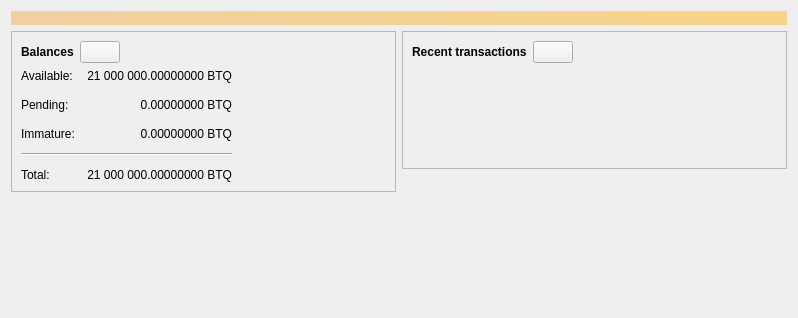
<?xml version="1.0" encoding="UTF-8"?>
<ui version="4.0">
 <class>OverviewPage</class>
 <widget class="QWidget" name="OverviewPage">
  <property name="geometry">
   <rect>
    <x>0</x>
    <y>0</y>
    <width>798</width>
    <height>318</height>
   </rect>
  </property>
  <property name="windowTitle">
   <string>Form</string>
  </property>
  <layout class="QVBoxLayout" name="topLayout">
   <item>
    <widget class="QLabel" name="labelAlerts">
     <property name="visible">
      <bool>false</bool>
     </property>
     <property name="styleSheet">
      <string notr="true">QLabel { background-color: qlineargradient(x1: 0, y1: 0, x2: 1, y2: 0, stop:0 #F0D0A0, stop:1 #F8D488); color:#000000; }</string>
     </property>
     <property name="wordWrap">
      <bool>true</bool>
     </property>
     <property name="margin">
      <number>3</number>
     </property>
     <property name="textInteractionFlags">
      <set>Qt::TextSelectableByMouse</set>
     </property>
    </widget>
   </item>
   <item>
    <layout class="QHBoxLayout" name="horizontalLayout" stretch="1,1">
     <item>
      <layout class="QVBoxLayout" name="verticalLayout_2">
       <item>
        <widget class="QFrame" name="frame">
         <property name="frameShape">
          <enum>QFrame::StyledPanel</enum>
         </property>
         <property name="frameShadow">
          <enum>QFrame::Raised</enum>
         </property>
         <layout class="QVBoxLayout" name="verticalLayout_4">
          <item>
           <layout class="QHBoxLayout" name="horizontalLayout_4">
            <item>
             <widget class="QLabel" name="label_5">
              <property name="font">
               <font>
                <weight>75</weight>
                <bold>true</bold>
               </font>
              </property>
              <property name="text">
               <string>Balances</string>
              </property>
             </widget>
            </item>
            <item>
             <widget class="QPushButton" name="labelWalletStatus">
              <property name="enabled">
               <bool>true</bool>
              </property>
              <property name="maximumSize">
               <size>
                <width>45</width>
                <height>16777215</height>
               </size>
              </property>
              <property name="toolTip">
               <string>The displayed information may be out of date. Your wallet automatically synchronizes with the Bitquantum network after a connection is established, but this process has not completed yet.</string>
              </property>
              <property name="text">
               <string/>
              </property>
              <property name="icon">
               <iconset resource="../bitquantum.qrc">
                <normaloff>:/icons/warning</normaloff>
                <disabledoff>:/icons/warning</disabledoff>:/icons/warning</iconset>
              </property>
              <property name="iconSize">
               <size>
                <width>24</width>
                <height>24</height>
               </size>
              </property>
             </widget>
            </item>
            <item>
             <spacer name="horizontalSpacer_3">
              <property name="orientation">
               <enum>Qt::Horizontal</enum>
              </property>
              <property name="sizeHint" stdset="0">
               <size>
                <width>40</width>
                <height>20</height>
               </size>
              </property>
             </spacer>
            </item>
           </layout>
          </item>
          <item>
           <layout class="QGridLayout" name="gridLayout">
            <property name="spacing">
             <number>12</number>
            </property>
            <item row="1" column="1">
             <widget class="QLabel" name="labelUnconfirmed">
              <property name="cursor">
               <cursorShape>IBeamCursor</cursorShape>
              </property>
              <property name="toolTip">
               <string>Total of transactions that have yet to be confirmed, and do not yet count toward the spendable balance</string>
              </property>
              <property name="text">
               <string notr="true">0.00000000 BTQ</string>
              </property>
              <property name="alignment">
               <set>Qt::AlignRight|Qt::AlignTrailing|Qt::AlignVCenter</set>
              </property>
              <property name="textInteractionFlags">
               <set>Qt::LinksAccessibleByMouse|Qt::TextSelectableByKeyboard|Qt::TextSelectableByMouse</set>
              </property>
             </widget>
            </item>
            <item row="3" column="0" colspan="2">
             <widget class="Line" name="line">
              <property name="orientation">
               <enum>Qt::Horizontal</enum>
              </property>
             </widget>
            </item>
            <item row="4" column="0">
             <widget class="QLabel" name="labelTotalText">
              <property name="text">
               <string>Total:</string>
              </property>
             </widget>
            </item>
            <item row="2" column="1">
             <widget class="QLabel" name="labelImmature">
              <property name="cursor">
               <cursorShape>IBeamCursor</cursorShape>
              </property>
              <property name="toolTip">
               <string>Mined balance that has not yet matured</string>
              </property>
              <property name="text">
               <string notr="true">0.00000000 BTQ</string>
              </property>
              <property name="alignment">
               <set>Qt::AlignRight|Qt::AlignTrailing|Qt::AlignVCenter</set>
              </property>
              <property name="textInteractionFlags">
               <set>Qt::LinksAccessibleByMouse|Qt::TextSelectableByKeyboard|Qt::TextSelectableByMouse</set>
              </property>
             </widget>
            </item>
            <item row="1" column="2">
             <spacer name="horizontalSpacer_2">
              <property name="orientation">
               <enum>Qt::Horizontal</enum>
              </property>
              <property name="sizeHint" stdset="0">
               <size>
                <width>40</width>
                <height>20</height>
               </size>
              </property>
             </spacer>
            </item>
            <item row="2" column="0">
             <widget class="QLabel" name="labelImmatureText">
              <property name="text">
               <string>Immature:</string>
              </property>
             </widget>
            </item>
            <item row="4" column="1">
             <widget class="QLabel" name="labelTotal">
              <property name="cursor">
               <cursorShape>IBeamCursor</cursorShape>
              </property>
              <property name="toolTip">
               <string>Your current total balance</string>
              </property>
              <property name="text">
               <string notr="true">21 000 000.00000000 BTQ</string>
              </property>
              <property name="alignment">
               <set>Qt::AlignRight|Qt::AlignTrailing|Qt::AlignVCenter</set>
              </property>
              <property name="textInteractionFlags">
               <set>Qt::LinksAccessibleByMouse|Qt::TextSelectableByKeyboard|Qt::TextSelectableByMouse</set>
              </property>
             </widget>
            </item>
            <item row="0" column="0">
             <widget class="QLabel" name="labelBalanceText">
              <property name="text">
               <string>Available:</string>
              </property>
             </widget>
            </item>
            <item row="0" column="1">
             <widget class="QLabel" name="labelBalance">
              <property name="cursor">
               <cursorShape>IBeamCursor</cursorShape>
              </property>
              <property name="toolTip">
               <string>Your current spendable balance</string>
              </property>
              <property name="text">
               <string notr="true">21 000 000.00000000 BTQ</string>
              </property>
              <property name="alignment">
               <set>Qt::AlignRight|Qt::AlignTrailing|Qt::AlignVCenter</set>
              </property>
              <property name="textInteractionFlags">
               <set>Qt::LinksAccessibleByMouse|Qt::TextSelectableByKeyboard|Qt::TextSelectableByMouse</set>
              </property>
             </widget>
            </item>
            <item row="1" column="0">
             <widget class="QLabel" name="labelPendingText">
              <property name="text">
               <string>Pending:</string>
              </property>
             </widget>
            </item>
           </layout>
          </item>
         </layout>
        </widget>
       </item>
       <item>
        <spacer name="verticalSpacer">
         <property name="orientation">
          <enum>Qt::Vertical</enum>
         </property>
         <property name="sizeHint" stdset="0">
          <size>
           <width>20</width>
           <height>40</height>
          </size>
         </property>
        </spacer>
       </item>
      </layout>
     </item>
     <item>
      <layout class="QVBoxLayout" name="verticalLayout_3">
       <item>
        <widget class="QFrame" name="frame_2">
         <property name="frameShape">
          <enum>QFrame::StyledPanel</enum>
         </property>
         <property name="frameShadow">
          <enum>QFrame::Raised</enum>
         </property>
         <layout class="QVBoxLayout" name="verticalLayout">
          <item>
           <layout class="QHBoxLayout" name="horizontalLayout_2">
            <item>
             <widget class="QLabel" name="label_4">
              <property name="font">
               <font>
                <weight>75</weight>
                <bold>true</bold>
               </font>
              </property>
              <property name="text">
               <string>Recent transactions</string>
              </property>
             </widget>
            </item>
            <item>
             <widget class="QPushButton" name="labelTransactionsStatus">
              <property name="enabled">
               <bool>true</bool>
              </property>
              <property name="maximumSize">
               <size>
                <width>45</width>
                <height>16777215</height>
               </size>
              </property>
              <property name="toolTip">
               <string>The displayed information may be out of date. Your wallet automatically synchronizes with the Bitquantum network after a connection is established, but this process has not completed yet.</string>
              </property>
              <property name="text">
               <string/>
              </property>
              <property name="icon">
               <iconset resource="../bitquantum.qrc">
                <normaloff>:/icons/warning</normaloff>
                <disabledoff>:/icons/warning</disabledoff>:/icons/warning</iconset>
              </property>
              <property name="iconSize">
               <size>
                <width>24</width>
                <height>24</height>
               </size>
              </property>
             </widget>
            </item>
            <item>
             <spacer name="horizontalSpacer">
              <property name="orientation">
               <enum>Qt::Horizontal</enum>
              </property>
              <property name="sizeHint" stdset="0">
               <size>
                <width>40</width>
                <height>20</height>
               </size>
              </property>
             </spacer>
            </item>
           </layout>
          </item>
          <item>
           <widget class="TransactionOverviewWidget" name="listTransactions">
            <property name="styleSheet">
             <string notr="true">QListView { background: transparent; }</string>
            </property>
            <property name="frameShape">
             <enum>QFrame::NoFrame</enum>
            </property>
            <property name="verticalScrollBarPolicy">
             <enum>Qt::ScrollBarAlwaysOff</enum>
            </property>
            <property name="horizontalScrollBarPolicy">
             <enum>Qt::ScrollBarAlwaysOff</enum>
            </property>
            <property name="sizeAdjustPolicy">
             <enum>QAbstractScrollArea::AdjustToContents</enum>
            </property>
            <property name="selectionMode">
             <enum>QAbstractItemView::NoSelection</enum>
            </property>
            <property name="uniformItemSizes">
             <bool>true</bool>
            </property>
           </widget>
          </item>
         </layout>
        </widget>
       </item>
       <item>
        <spacer name="verticalSpacer_2">
         <property name="orientation">
          <enum>Qt::Vertical</enum>
         </property>
         <property name="sizeHint" stdset="0">
          <size>
           <width>20</width>
           <height>40</height>
          </size>
         </property>
        </spacer>
       </item>
      </layout>
     </item>
    </layout>
   </item>
  </layout>
 </widget>
 <customwidgets>
  <customwidget>
   <class>TransactionOverviewWidget</class>
   <extends>QListView</extends>
   <header>qt/transactionoverviewwidget.h</header>
  </customwidget>
 </customwidgets>
 <resources/>
 <connections/>
</ui>
